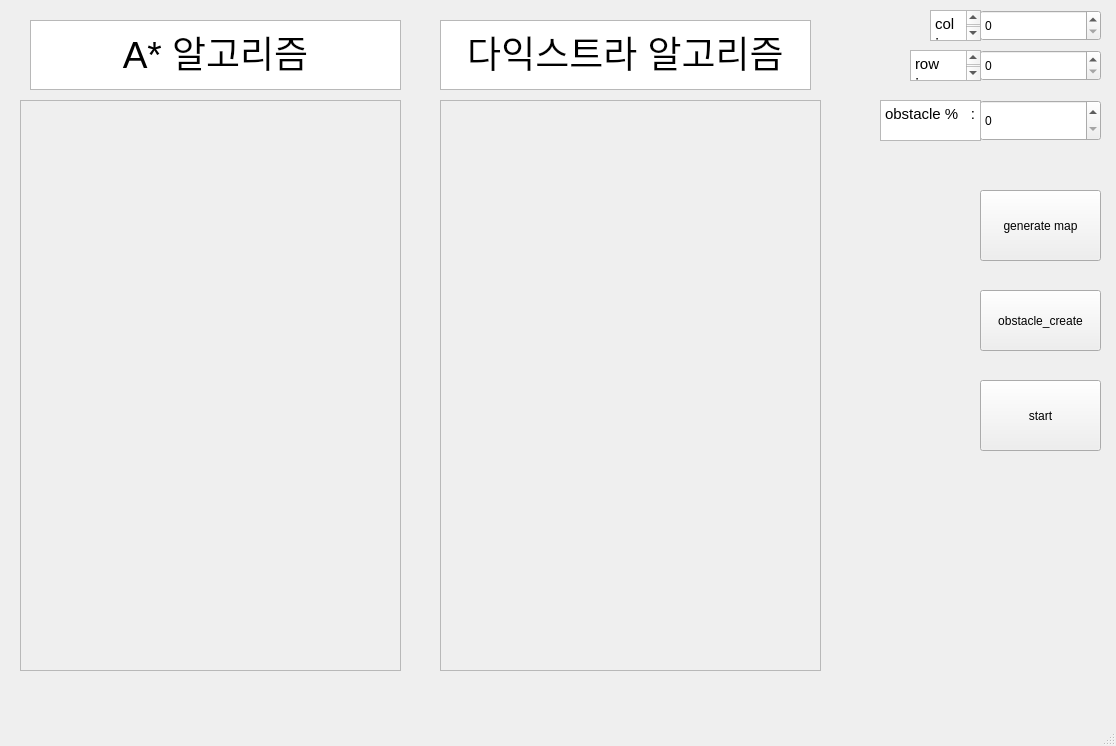
<?xml version="1.0" encoding="UTF-8"?>
<ui version="4.0">
 <class>MainWindow</class>
 <widget class="QMainWindow" name="MainWindow">
  <property name="geometry">
   <rect>
    <x>0</x>
    <y>0</y>
    <width>1116</width>
    <height>746</height>
   </rect>
  </property>
  <property name="windowTitle">
   <string>MainWindow</string>
  </property>
  <widget class="QWidget" name="centralwidget">
   <widget class="QSpinBox" name="spinBox">
    <property name="geometry">
     <rect>
      <x>980</x>
      <y>10</y>
      <width>121</width>
      <height>31</height>
     </rect>
    </property>
   </widget>
   <widget class="QSpinBox" name="spinBox_2">
    <property name="geometry">
     <rect>
      <x>980</x>
      <y>50</y>
      <width>121</width>
      <height>31</height>
     </rect>
    </property>
   </widget>
   <widget class="QPushButton" name="pushButton">
    <property name="geometry">
     <rect>
      <x>980</x>
      <y>190</y>
      <width>121</width>
      <height>71</height>
     </rect>
    </property>
    <property name="text">
     <string>generate map</string>
    </property>
   </widget>
   <widget class="QTextEdit" name="textEdit">
    <property name="geometry">
     <rect>
      <x>930</x>
      <y>10</y>
      <width>51</width>
      <height>31</height>
     </rect>
    </property>
    <property name="html">
     <string>&lt;!DOCTYPE HTML PUBLIC &quot;-//W3C//DTD HTML 4.0//EN&quot; &quot;http://www.w3.org/TR/REC-html40/strict.dtd&quot;&gt;
&lt;html&gt;&lt;head&gt;&lt;meta name=&quot;qrichtext&quot; content=&quot;1&quot; /&gt;&lt;meta charset=&quot;utf-8&quot; /&gt;&lt;style type=&quot;text/css&quot;&gt;
p, li { white-space: pre-wrap; }
hr { height: 1px; border-width: 0; }
li.unchecked::marker { content: &quot;\2610&quot;; }
li.checked::marker { content: &quot;\2612&quot;; }
&lt;/style&gt;&lt;/head&gt;&lt;body style=&quot; font-family:'Ubuntu'; font-size:11pt; font-weight:400; font-style:normal;&quot;&gt;
&lt;p style=&quot; margin-top:0px; margin-bottom:0px; margin-left:0px; margin-right:0px; -qt-block-indent:0; text-indent:0px;&quot;&gt;col     :&lt;/p&gt;&lt;/body&gt;&lt;/html&gt;</string>
    </property>
   </widget>
   <widget class="QTextEdit" name="textEdit_2">
    <property name="geometry">
     <rect>
      <x>910</x>
      <y>50</y>
      <width>71</width>
      <height>31</height>
     </rect>
    </property>
    <property name="html">
     <string>&lt;!DOCTYPE HTML PUBLIC &quot;-//W3C//DTD HTML 4.0//EN&quot; &quot;http://www.w3.org/TR/REC-html40/strict.dtd&quot;&gt;
&lt;html&gt;&lt;head&gt;&lt;meta name=&quot;qrichtext&quot; content=&quot;1&quot; /&gt;&lt;meta charset=&quot;utf-8&quot; /&gt;&lt;style type=&quot;text/css&quot;&gt;
p, li { white-space: pre-wrap; }
hr { height: 1px; border-width: 0; }
li.unchecked::marker { content: &quot;\2610&quot;; }
li.checked::marker { content: &quot;\2612&quot;; }
&lt;/style&gt;&lt;/head&gt;&lt;body style=&quot; font-family:'Ubuntu'; font-size:11pt; font-weight:400; font-style:normal;&quot;&gt;
&lt;p style=&quot; margin-top:0px; margin-bottom:0px; margin-left:0px; margin-right:0px; -qt-block-indent:0; text-indent:0px;&quot;&gt;row         :&lt;/p&gt;&lt;/body&gt;&lt;/html&gt;</string>
    </property>
   </widget>
   <widget class="QFrame" name="gridFrame">
    <property name="geometry">
     <rect>
      <x>20</x>
      <y>100</y>
      <width>381</width>
      <height>571</height>
     </rect>
    </property>
    <property name="frameShape">
     <enum>QFrame::Shape::StyledPanel</enum>
    </property>
    <property name="frameShadow">
     <enum>QFrame::Shadow::Raised</enum>
    </property>
   </widget>
   <widget class="QFrame" name="gridFrame2">
    <property name="geometry">
     <rect>
      <x>440</x>
      <y>100</y>
      <width>381</width>
      <height>571</height>
     </rect>
    </property>
    <property name="frameShape">
     <enum>QFrame::Shape::StyledPanel</enum>
    </property>
    <property name="frameShadow">
     <enum>QFrame::Shadow::Raised</enum>
    </property>
   </widget>
   <widget class="QTextEdit" name="textEdit_3">
    <property name="geometry">
     <rect>
      <x>30</x>
      <y>20</y>
      <width>371</width>
      <height>70</height>
     </rect>
    </property>
    <property name="html">
     <string>&lt;!DOCTYPE HTML PUBLIC &quot;-//W3C//DTD HTML 4.0//EN&quot; &quot;http://www.w3.org/TR/REC-html40/strict.dtd&quot;&gt;
&lt;html&gt;&lt;head&gt;&lt;meta name=&quot;qrichtext&quot; content=&quot;1&quot; /&gt;&lt;meta charset=&quot;utf-8&quot; /&gt;&lt;style type=&quot;text/css&quot;&gt;
p, li { white-space: pre-wrap; }
hr { height: 1px; border-width: 0; }
li.unchecked::marker { content: &quot;\2610&quot;; }
li.checked::marker { content: &quot;\2612&quot;; }
&lt;/style&gt;&lt;/head&gt;&lt;body style=&quot; font-family:'Ubuntu'; font-size:11pt; font-weight:400; font-style:normal;&quot;&gt;
&lt;p align=&quot;center&quot; style=&quot; margin-top:0px; margin-bottom:0px; margin-left:0px; margin-right:0px; -qt-block-indent:0; text-indent:0px;&quot;&gt;&lt;span style=&quot; font-size:28pt;&quot;&gt;A* 알고리즘&lt;/span&gt;&lt;/p&gt;&lt;/body&gt;&lt;/html&gt;</string>
    </property>
   </widget>
   <widget class="QTextEdit" name="textEdit_4">
    <property name="geometry">
     <rect>
      <x>440</x>
      <y>20</y>
      <width>371</width>
      <height>70</height>
     </rect>
    </property>
    <property name="html">
     <string>&lt;!DOCTYPE HTML PUBLIC &quot;-//W3C//DTD HTML 4.0//EN&quot; &quot;http://www.w3.org/TR/REC-html40/strict.dtd&quot;&gt;
&lt;html&gt;&lt;head&gt;&lt;meta name=&quot;qrichtext&quot; content=&quot;1&quot; /&gt;&lt;meta charset=&quot;utf-8&quot; /&gt;&lt;style type=&quot;text/css&quot;&gt;
p, li { white-space: pre-wrap; }
hr { height: 1px; border-width: 0; }
li.unchecked::marker { content: &quot;\2610&quot;; }
li.checked::marker { content: &quot;\2612&quot;; }
&lt;/style&gt;&lt;/head&gt;&lt;body style=&quot; font-family:'Ubuntu'; font-size:11pt; font-weight:400; font-style:normal;&quot;&gt;
&lt;p align=&quot;center&quot; style=&quot; margin-top:0px; margin-bottom:0px; margin-left:0px; margin-right:0px; -qt-block-indent:0; text-indent:0px;&quot;&gt;&lt;span style=&quot; font-size:28pt;&quot;&gt;다익스트라 알고리즘&lt;/span&gt;&lt;/p&gt;&lt;/body&gt;&lt;/html&gt;</string>
    </property>
   </widget>
   <widget class="QPushButton" name="pushButton_2">
    <property name="geometry">
     <rect>
      <x>980</x>
      <y>380</y>
      <width>121</width>
      <height>71</height>
     </rect>
    </property>
    <property name="text">
     <string>start</string>
    </property>
   </widget>
   <widget class="QSpinBox" name="spinBox_3">
    <property name="geometry">
     <rect>
      <x>980</x>
      <y>100</y>
      <width>121</width>
      <height>41</height>
     </rect>
    </property>
   </widget>
   <widget class="QTextEdit" name="textEdit_5">
    <property name="geometry">
     <rect>
      <x>880</x>
      <y>100</y>
      <width>101</width>
      <height>41</height>
     </rect>
    </property>
    <property name="html">
     <string>&lt;!DOCTYPE HTML PUBLIC &quot;-//W3C//DTD HTML 4.0//EN&quot; &quot;http://www.w3.org/TR/REC-html40/strict.dtd&quot;&gt;
&lt;html&gt;&lt;head&gt;&lt;meta name=&quot;qrichtext&quot; content=&quot;1&quot; /&gt;&lt;meta charset=&quot;utf-8&quot; /&gt;&lt;style type=&quot;text/css&quot;&gt;
p, li { white-space: pre-wrap; }
hr { height: 1px; border-width: 0; }
li.unchecked::marker { content: &quot;\2610&quot;; }
li.checked::marker { content: &quot;\2612&quot;; }
&lt;/style&gt;&lt;/head&gt;&lt;body style=&quot; font-family:'Ubuntu'; font-size:11pt; font-weight:400; font-style:normal;&quot;&gt;
&lt;p style=&quot; margin-top:0px; margin-bottom:0px; margin-left:0px; margin-right:0px; -qt-block-indent:0; text-indent:0px;&quot;&gt;obstacle %   : &lt;/p&gt;&lt;/body&gt;&lt;/html&gt;</string>
    </property>
   </widget>
   <widget class="QPushButton" name="pushButton_3">
    <property name="geometry">
     <rect>
      <x>980</x>
      <y>290</y>
      <width>121</width>
      <height>61</height>
     </rect>
    </property>
    <property name="text">
     <string>obstacle_create</string>
    </property>
   </widget>
  </widget>
  <widget class="QMenuBar" name="menubar">
   <property name="geometry">
    <rect>
     <x>0</x>
     <y>0</y>
     <width>1116</width>
     <height>22</height>
    </rect>
   </property>
  </widget>
  <widget class="QStatusBar" name="statusbar"/>
 </widget>
 <resources/>
 <connections/>
</ui>
